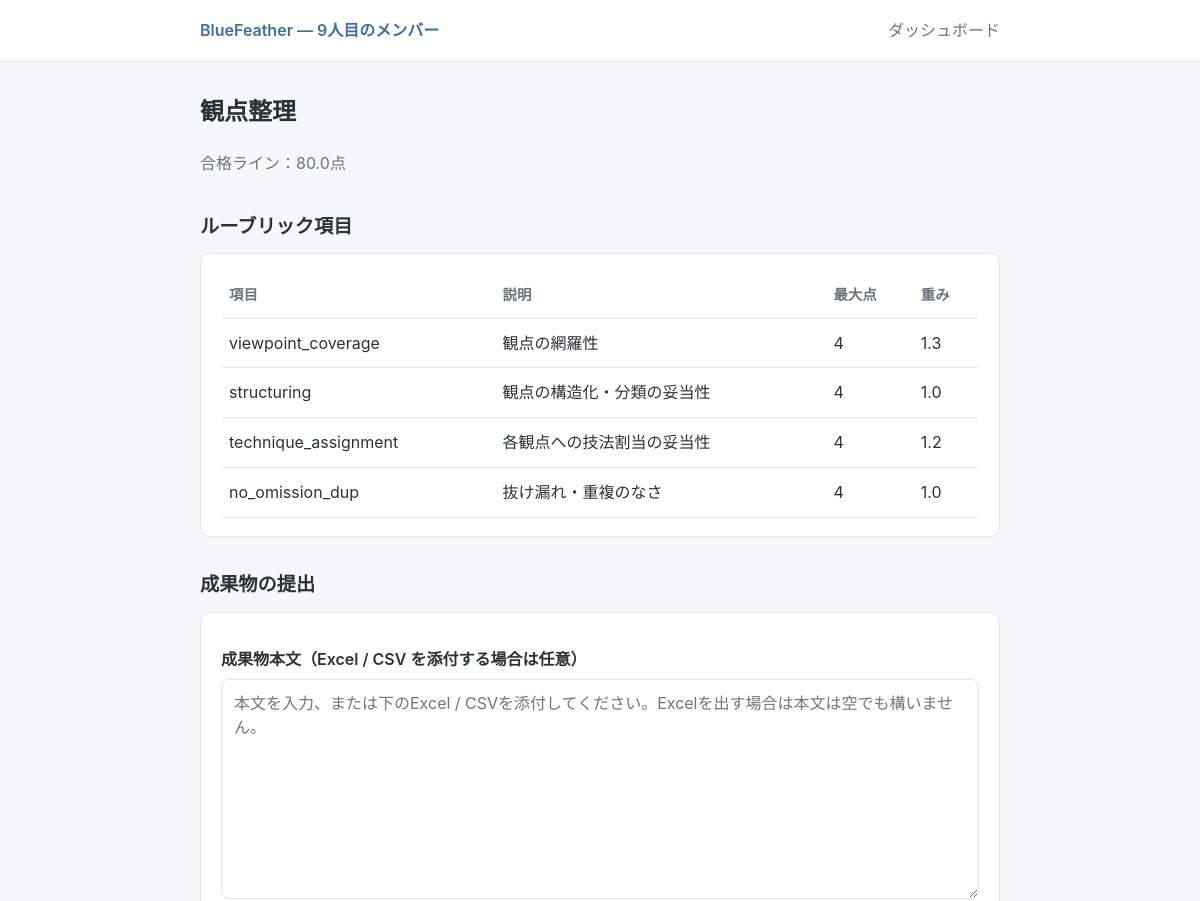
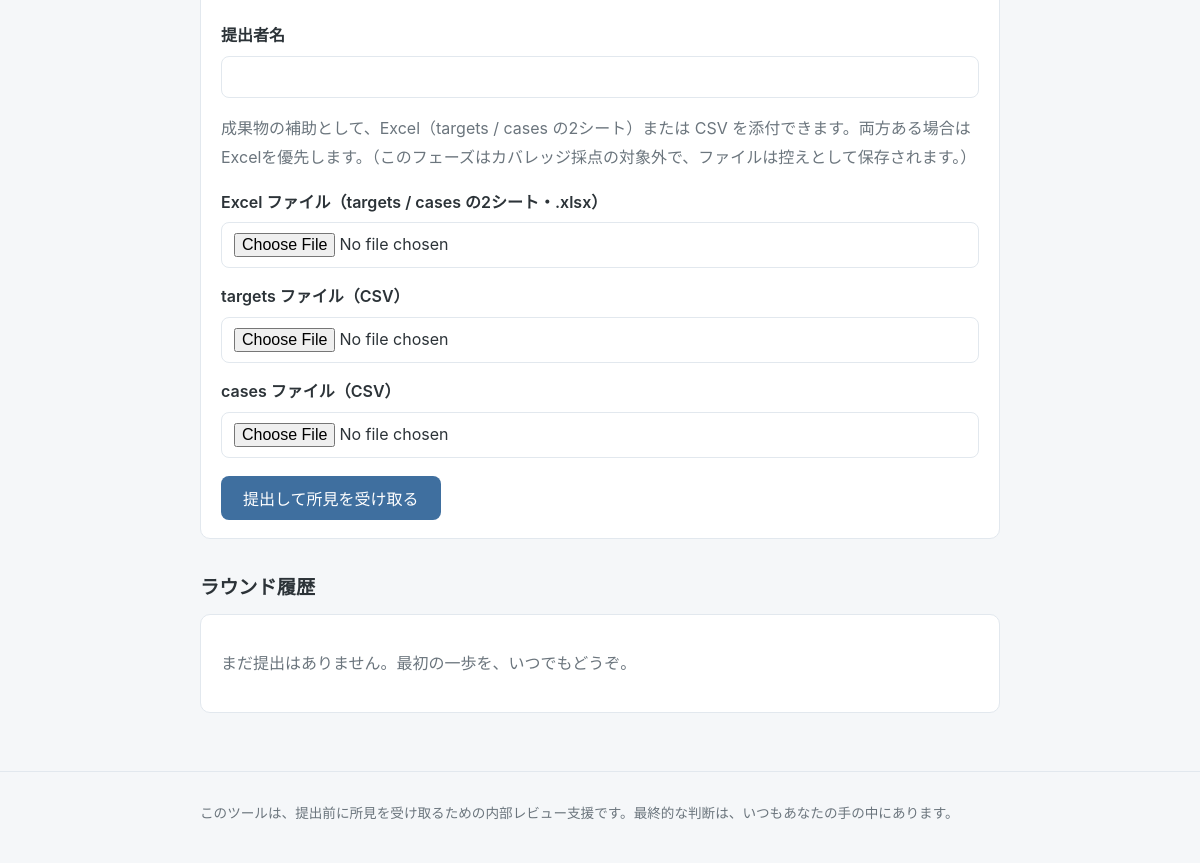
The app's page /phases/viewpoints with its own data (2 pictures, top to bottom).
### tables this page shows
CREATE TABLE phases (
  id INTEGER PRIMARY KEY, key TEXT UNIQUE, name TEXT, order_no INTEGER,
  pass_threshold REAL, rubric_weight REAL, coverage_weight REAL
);

CREATE TABLE rubric_items (
  id INTEGER PRIMARY KEY, phase_id INTEGER REFERENCES phases(id),
  item_key TEXT, description TEXT, max_score INTEGER, weight REAL
);

### app/main.py (the view)
@app.get("/phases/{key}", response_class=HTMLResponse)
def phase_detail(request: Request, key: str):
    conn = get_connection()
    try:
        phase = repository.get_phase(conn, key)
        if phase is None:
            return HTMLResponse(f"未知のフェーズです: {key}", status_code=404)
        phase["key"] = key  # テンプレートのフォーム/エクスポートリンクで使う。
        ctx = _build_phase_context(conn, phase)
    finally:
        conn.close()
    return _TEMPLATES.TemplateResponse(request, "phase.html", ctx)

### app/ui/templates/phase.html (shortened to what this page needs)
{% extends "base.html" %}
{% block content %}
<h1>{{ phase.name }}</h1>
<p class="muted">合格ライン：{{ phase.pass_threshold }}点</p>
<h2>ルーブリック項目</h2>
<div class="card">
  <table>
    <thead>
      <tr><th>項目</th><th>説明</th><th>最大点</th><th>重み</th></tr>
    </thead>
    <tbody>
      {% for it in rubric_items %}
      <tr>
        <td>{{ it.item_key }}</td>
        <td>{{ it.description }}</td>
        <td>{{ it.max_score }}</td>
        <td>{{ it.weight }}</td>
      </tr>
      {% endfor %}
    </tbody>
  </table>
</div>
<h2>成果物の提出</h2>
<div class="card">
  <form method="post" action="/phases/{{ phase.key }}/submit" enctype="multipart/form-data">
    <label for="body">成果物本文（Excel / CSV を添付する場合は任意）</label>
    <textarea id="body" name="body" placeholder="本文を入力、または下のExcel / CSVを添付してください。Excelを出す場合は本文は空でも構いません。">{{ submitted_body or "" }}</textarea>
    <label for="submitted_by">提出者名</label>
    <input type="text" id="submitted_by" name="submitted_by" value="{{ submitted_by or "" }}" required>
    {% if coverage_enabled %}
    <p class="muted">このフェーズはカバレッジ対象です。Excel1ファイルでも、CSV2ファイルでも提出できます。両方ある場合はExcelを優先します。</p>
    {% else %}
    <p class="muted">成果物の補助として、Excel（targets / cases の2シート）または CSV を添付できます。両方ある場合はExcelを優先します。（このフェーズはカバレッジ採点の対象外で、ファイルは控えとして保存されます。）</p>
    {% endif %}
    <label for="workbook">Excel ファイル（targets / cases の2シート・.xlsx）</label>
    <input type="file" id="workbook" name="workbook" accept=".xlsx">
    <label for="targets">targets ファイル（CSV）</label>
    <input type="file" id="targets" name="targets" accept=".csv">
    <label for="cases">cases ファイル（CSV）</label>
    <input type="file" id="cases" name="cases" accept=".csv">
    <button type="submit">提出して所見を受け取る</button>
  </form>
</div>
<h2>ラウンド履歴</h2>
<div class="card">
  {% if history %}
  <table>
    <thead>
      <tr><th>ラウンド</th><th>総合点</th><th>状態</th><th></th></tr>
    </thead>
    <tbody>
      {% for h in history %}
      <tr>
        <td>R{{ h.round_no }}</td>
        <td>{{ h.score_disp }}</td>
        <td><span class="status {{ h.status_class }}">{{ h.status_label }}</span></td>
        <td><a href="/reviews/{{ h.review_id }}">所見を見る</a></td>
      </tr>
      {% endfor %}
    </tbody>
  </table>
  {% else %}
  <p class="muted">まだ提出はありません。最初の一歩を、いつでもどうぞ。</p>
  {% endif %}
</div>
{% endblock %}

### app/ui/static/style.css (style rules this page uses)
:root { --bg: #f5f7f9; --surface: #ffffff; --text: #2c3338; --muted: #6b757d; --border: #e2e8ee; --accent: #3f6f9f; --accent-soft: #eef3f8; --open: #3f7f6f; --open-bg: #e9f3ef; --near: #9a7b3f; --near-bg: #f6f0e2; --todo: #8a939b; --todo-bg: #eef1f3; }
* { box-sizing: border-box; }
body { margin: 0; background: var(--bg); color: var(--text); font-family: -apple-system, BlinkMacSystemFont, "Segoe UI", "Hiragino Kaku Gothic ProN", "Yu Gothic UI", Meiryo, sans-serif; line-height: 1.8; }
h1 { font-size: 1.5rem; margin: 0 0 0.6em; }
h2 { font-size: 1.2rem; margin: 1.6em 0 0.5em; }
.card { background: var(--surface); border: 1px solid var(--border); border-radius: 10px; padding: 18px 20px; margin-bottom: 18px; }
table { width: 100%; border-collapse: collapse; }
th, td { text-align: left; padding: 10px 8px; border-bottom: 1px solid var(--border); }
th { color: var(--muted); font-weight: 600; font-size: 0.9rem; }
label { display: block; margin: 14px 0 6px; font-weight: 600; }
textarea, input[type="text"], input[type="file"] { width: 100%; padding: 10px 12px; border: 1px solid var(--border); border-radius: 8px; font-family: inherit; font-size: 1rem; background: var(--surface); }
textarea { min-height: 220px; resize: vertical; }
button { margin-top: 18px; padding: 10px 22px; border: none; border-radius: 8px; background: var(--accent); color: #fff; font-size: 1rem; cursor: pointer; }
.muted { color: var(--muted); }

### records on screen
phases: name "観点整理", pass_threshold "80.0"
rubric_items: item_key "viewpoint_coverage", description "観点の網羅性", max_score "4", weight "1.3"
rubric_items: item_key "structuring", description "観点の構造化・分類の妥当性", max_score "4", weight "1.0"
rubric_items: item_key "technique_assignment", description "各観点への技法割当の妥当性", max_score "4", weight "1.2"
rubric_items: item_key "no_omission_dup", description "抜け漏れ・重複のなさ", max_score "4", weight "1.0"
